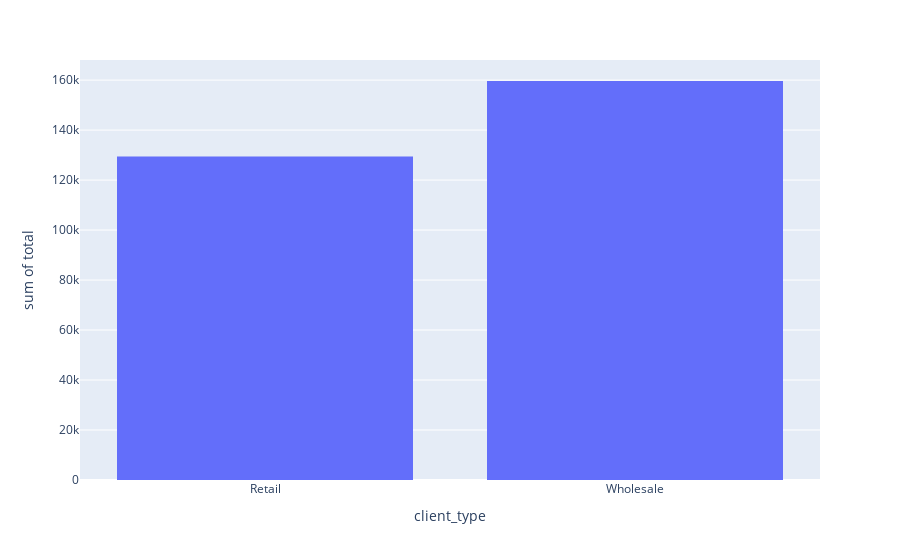

The code cell stored with this chart in its notebook:
### Code cell
fig = px.histogram(df, x='client_type', y='total')
fig.show()

### Figure 1 — Plotly figure (JSON) as saved in the notebook; plotly's stock layout.template omitted (floating-point values rounded to 4 significant figures; data arrays with more than 128 entries replaced by an {"elided": "..."} marker saying what was removed)
{"data": [{"alignmentgroup": "True", "bingroup": "x", "histfunc": "sum", "hovertemplate": "client_type=%{x}<br>sum of total=%{y}<extra></extra>", "legendgroup": "", "marker": {"color": "#636efa", "pattern": {"shape": ""}}, "name": "", "offsetgroup": "", "orientation": "v", "showlegend": false, "type": "histogram", "x": {"elided": "1000 str values"}, "xaxis": "x", "y": {"elided": "1000 float values"}, "yaxis": "y"}], "layout": {"barmode": "relative", "legend": {"tracegroupgap": 0}, "margin": {"t": 60}, "xaxis": {"anchor": "y", "domain": [0, 1], "title": {"text": "client_type"}}, "yaxis": {"anchor": "x", "domain": [0, 1], "title": {"text": "sum of total"}}}}
